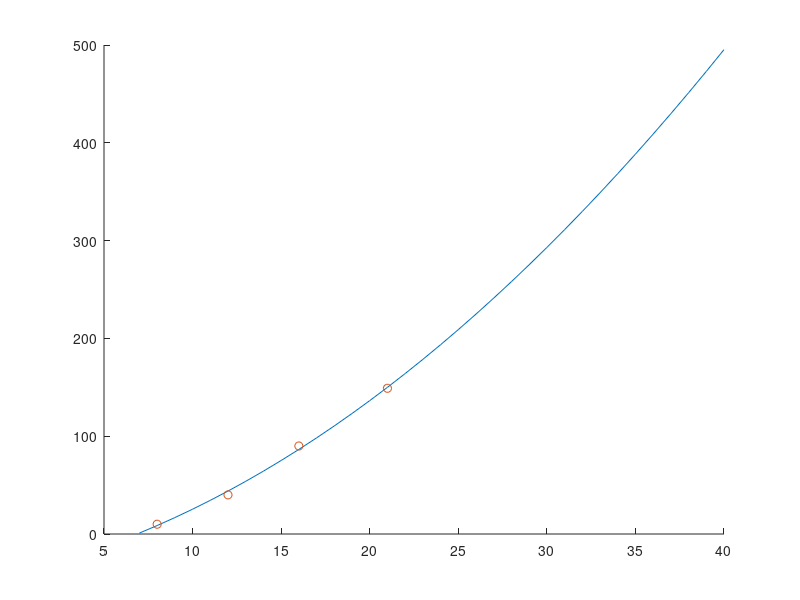

Reproduce this figure in MATLAB.
a = [8 10; 12 40; 16 90; 21 149];
x = a(:,1)';
y = a(:,2)';
p = polyfit(x, y, 2)
i = 7:40;
v = polyval(p, i);
figure;hold all;
plot(i, v);
plot(x,y, 'o');